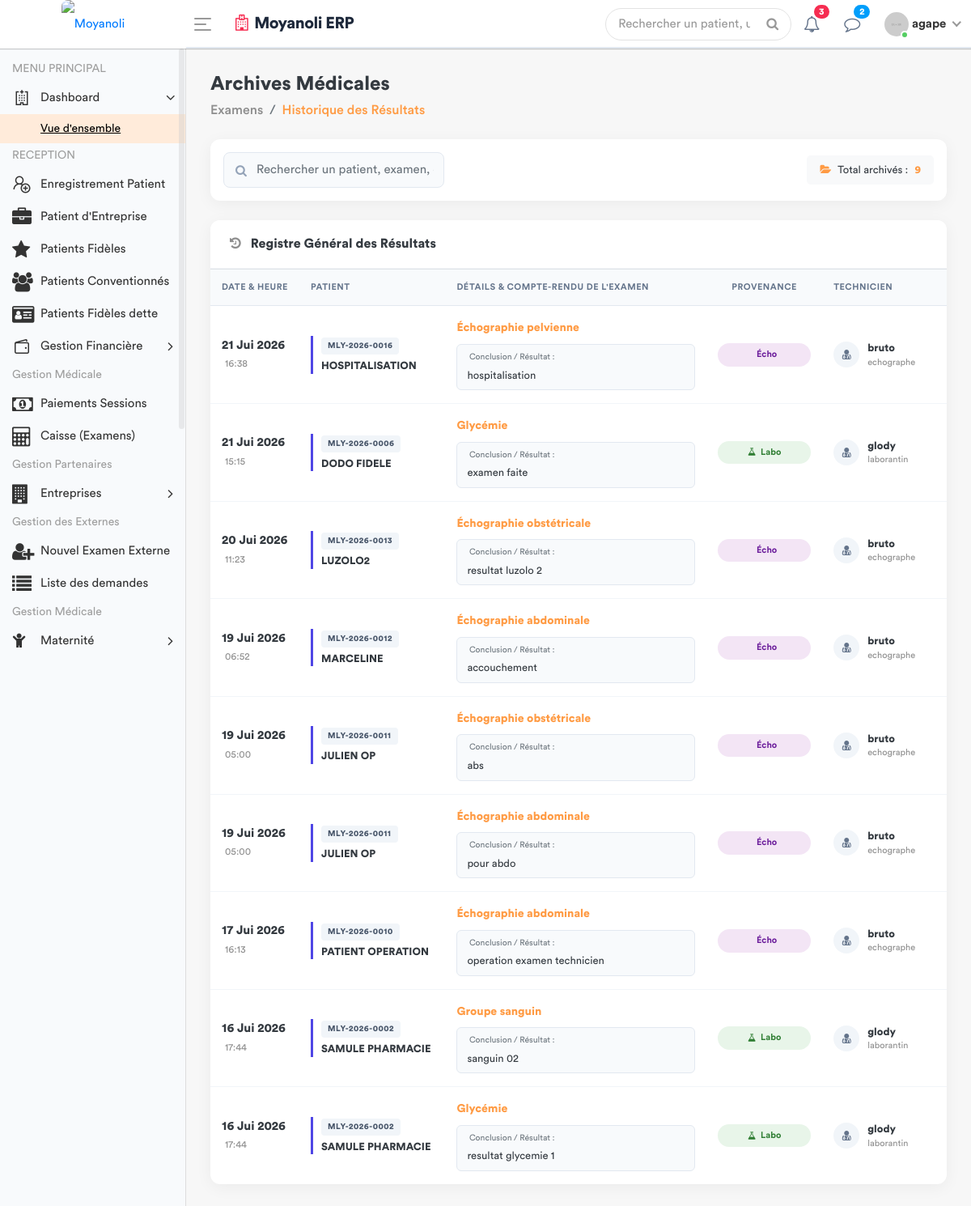
/examens/historique/ (signed in), run on an earlier commit of the app's database.
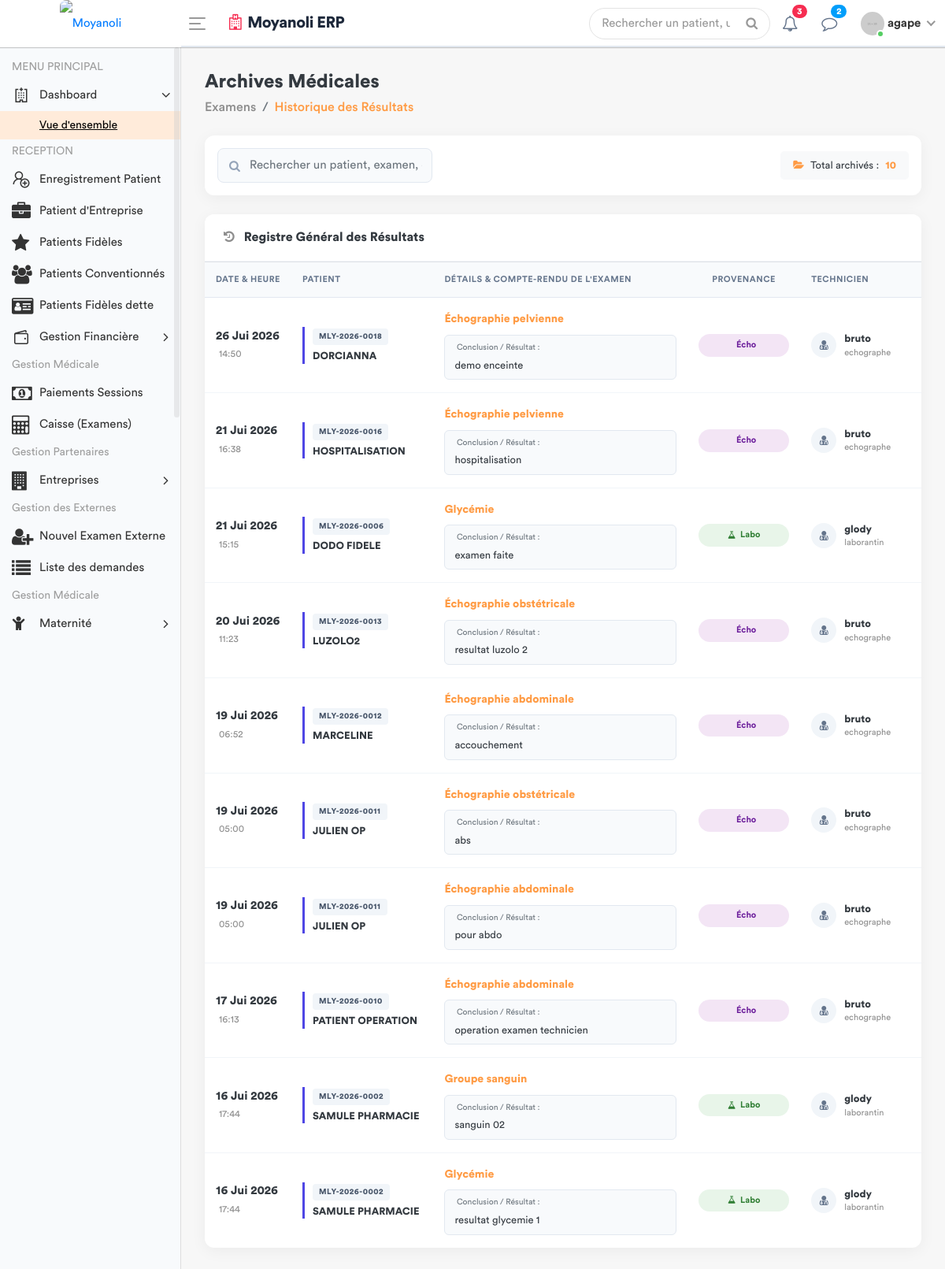
And on a later commit of the database.
### apps/models.py (models this page shows, shortened)
class DemandeExamen(models.Model):
    STATUT = [
        ('EN_ATTENTE', 'En attente'),
        ('TERMINE', 'Terminé'),
        ('ANNULE', 'Annulé'),
    ]
    consultation = models.ForeignKey(Consultation, related_name='examens', on_delete=models.CASCADE)
    prestation = models.ForeignKey(Prestation, on_delete=models.PROTECT)
    indication = models.TextField(blank=True, help_text="Note du médecin pour le technicien")
    resultat = models.TextField(blank=True, null=True)
    image_resultat = models.ImageField(upload_to='resultats_examens/', blank=True, null=True)
    technicien = models.ForeignKey(
        settings.AUTH_USER_MODEL,
        related_name='examens_realises',
        on_delete=models.SET_NULL,
        null=True,
        blank=True
    )
    statut = models.CharField(max_length=20, choices=STATUT, default='EN_ATTENTE')
    date_demande = models.DateTimeField(default=timezone.now)
    date_realisation = models.DateTimeField(null=True, blank=True)
    quantite = models.PositiveIntegerField(default=1)

class Consultation(models.Model):
    triage = models.OneToOneField(SigneVital, db_index=True, on_delete=models.CASCADE)
    medecin = models.ForeignKey(settings.AUTH_USER_MODEL, on_delete=models.SET_NULL, null=True)
    motif_consultation = models.TextField(verbose_name="Motif")
    antecedent = models.CharField(max_length  = 30 , null = True , blank = True)
    histoire_maladie = models.TextField(verbose_name="Histoire de la maladie")
    examen_physique = models.TextField(verbose_name="Examen physique")
    complement_d_anamnese = models.CharField(max_length=200, null=True)
    hypothese_diagnostique = models.TextField(verbose_name="Hypothèse diagnostique")
    date_creation = models.DateTimeField(default=timezone.now)
    consultation_payee = models.BooleanField(default=False, verbose_name="Consultation payée")
    session = models.OneToOneField(SessionSoins, on_delete=models.CASCADE, null=True)

class SigneVital(models.Model):
    patient = models.ForeignKey(Patient, on_delete=models.CASCADE)
    temperature = models.DecimalField(max_digits=4, decimal_places=1)
    poids = models.DecimalField(max_digits=5, decimal_places=2)
    tension_arterielle = models.CharField(max_length=10)
    frequence_cardiaque = models.IntegerField()
    frequence_respiratoire = models.IntegerField(null=True, blank=True)
    saturation_oxygene = models.IntegerField(null=True, blank=True)
    date_prelevement = models.DateTimeField(default=timezone.now)
    infirmier = models.ForeignKey(User, on_delete=models.SET_NULL, null=True)
    est_consulte = models.BooleanField(default=False)
    session = models.ForeignKey(SessionSoins, on_delete=models.CASCADE, related_name='signes_vitaux', null=True)

class Patient(models.Model):
    TYPE_CHOICES = [
        ('SIMPLE', 'Patient Simple'),
        ('FIDELE', 'Patient Fidèle'),
        ('CONVENTIONNE', 'Patient Conventionné'),
    ]
    code_patient = models.CharField(max_length=20, unique=True, editable=False)
    noms = models.CharField(max_length=100)
    service = models.ForeignKey('Service', on_delete=models.PROTECT, related_name='patients', null=True)
    sexe = models.CharField(max_length=1, choices=[('M', 'Masculin'), ('F', 'Féminin')])
    age = models.CharField(max_length=30)
    adresse = models.TextField()
    telephone = models.CharField(max_length=20)
    type_patient = models.CharField(max_length=15, choices=TYPE_CHOICES, default='SIMPLE')
    a_carte_fidelite = models.BooleanField(default=False, verbose_name="Possède carte de fidélité")
    entreprise = models.ForeignKey(
        'Entreprise',
        on_delete=models.SET_NULL,
        null=True,
        blank=True,
        related_name='patients',
        verbose_name="Entreprise (si conventionné)"
    )
    fiche_payee = models.BooleanField(default=False)
    created_by = models.ForeignKey(User, on_delete=models.SET_NULL, null=True, related_name='patients_crees')
    date_creation = models.DateTimeField(auto_now_add=True)
    date_modification = models.DateTimeField(auto_now=True)

class Prestation(models.Model):
    CATEGORIES = [
        ('ADM', 'Administratif'),
        ('CONS', 'Consultation'),
        ('LABO', 'Laboratoire'),
        ('SOIN', 'Soins'),
        ('ECHO', 'Échographie'),
        ('RADIO', 'Radiologie'),
        ('SCAN', 'Scanner'),
        ('IRM', 'IRM'),
        ('CARDIO', 'Cardiographie'),
        ('GYNECO', 'Gynécographie'),
        ('ONCO', 'Oncologie'),
        ('ORTHO', 'Orthopédie'),
        ('DERMA', 'Dermatologie'),
        ('OPHTA', 'Ophtalmologie'),
        ('PSY', 'Psychiatrie'),
        ('KINE', 'Rééducation / Kinésithérapie'),
        ('MED', 'Acte Médical'),
        ('CHIR', 'Acte Chirurgical'),
        ('CONS_MAT', 'Consultation Maternité'),
        ('MAT', 'Forfait Maternité / Accouchement'),
    ]
    libelle = models.CharField(max_length=200, verbose_name="Libellé")
    categorie = models.CharField(max_length=10, choices=CATEGORIES, verbose_name="Catégorie")
    prix = models.DecimalField(max_digits=10, decimal_places=2, default=Decimal('0.00'), verbose_name="Prix (USD)")
    valeur_normale = models.CharField(
        max_length=150, blank=True, null=True,
        verbose_name="Valeur Normale / Référence (Labo uniquement)",
        help_text="Ex: 70-110 mg/dl, Négatif, etc."
    )
    class Meta:
        verbose_name = "Prestation"
        verbose_name_plural = "Prestations"

class Fonction(models.Model):
    fonctionKey = models.ForeignKey(Role, on_delete=models.SET_NULL, null=True)
    userKey = models.ForeignKey(User, on_delete=models.SET_NULL, null=True, related_name='user_fonction')
    autorisation = models.CharField(max_length=30, default='oui')

class Role(models.Model):
    roleName = models.CharField(max_length=30)

### apps/views.py (the view)
# urls.py: path('examens/historique/', views.historique_examens_view, name='historique_examens'),
@login_required
def historique_examens_view(request):
    examens_liste = DemandeExamen.objects.filter(
        statut='TERMINE'
    ).select_related(
        'consultation__triage__patient',  # Accès direct aux infos du patient
        'prestation',                     # Accès au prix et libellé de l'examen
        'technicien'                      # Accès à l'utilisateur qui a fait l'examen
    ).prefetch_related(
        'technicien__user_fonction__fonctionKey'  # Récupère la fonction et le rôle associé
    ).order_by('-date_realisation')
    elements_par_page = 10
    paginator = Paginator(examens_liste, elements_par_page)
    page_number = request.GET.get('page')
    try:
        historique_examens = paginator.get_page(page_number)
    except PageNotAnInteger:
        historique_examens = paginator.page(1)
    except EmptyPage:
        historique_examens = paginator.page(paginator.num_pages)
    role = Fonction.objects.filter(userKey=request.user).first()
    fonctionKey = role.fonctionKey.roleName if role else None
    context = {
        'historique_examens': historique_examens,  # Cet objet contient maintenant les méthodes de pagination (.has_next, etc.)
        'fonctionKey': fonctionKey
    }
    return render(request, 'back-end/examens/historique.html', context)

### apps/templates/back-end/examens/historique.html (shortened to what the changed rows need)
<!DOCTYPE html>
{% load static %}
<html lang="fr">
<head>
    {% include 'back-end/includes/css.html' %}
</head>
<body>
    <div class="main-wrapper">
        <div class="page-wrapper">
            <div class="content container-fluid">
                <div class="custom-card mb-4">
                    <div class="card-body p-3">
                        <div class="row align-items-center justify-content-between">
                            <div class="col-md-auto mt-3 mt-md-0">
                                <span class="d-inline-flex align-items-center bg-light text-dark font-weight-medium px-3 py-2 rounded-lg" style="gap: 8px; font-size: 13px;">
                                    <i class="fa fa-folder-open text-primary"></i>
                                    Total archivés : <strong class="text-primary">{{ historique_examens.paginator.count|default:historique_examens.count }}</strong>
                                </span>
                            </div>
                        </div>
                    </div>
                </div>
                <div class="custom-card mb-4">
                    <div class="card-body p-0">
                        <div class="table-responsive">
                            <table class="table table-hover mb-0" id="TableHistorique" width="100%">
                                <thead>
                                    <tr>
                                        <th style="width: 12%;">Date & Heure</th>
                                        <th style="width: 20%;">Patient</th>
                                        <th style="width: 38%;">Détails & Compte-rendu de l'Examen</th>
                                        <th style="width: 12%;" class="text-center">Provenance</th>
                                        <th style="width: 18%;">Technicien</th>
                                    </tr>
                                </thead>
                                <tbody>
                                    {% for examen in historique_examens %}
                                    <tr>
                                        <td class="align-middle">
                                            <span class="font-weight-bold text-dark d-block">{{ examen.date_realisation|date:"d M Y" }}</span>
                                            <small class="text-muted"> {{ examen.date_realisation|date:"H:i" }}</small>
                                        </td>
                                        <td class="align-middle">
                                            <div class="patient-box">
                                                <span class="patient-code d-inline-block mb-1">{{ examen.consultation.triage.patient.code_patient }}</span>
                                                <span class="d-block text-uppercase font-weight-bold text-dark" style="font-size: 13px;">{{ examen.consultation.triage.patient.noms }}</span>
                                            </div>
                                        </td>
                                        <td class="align-middle">
                                            <div class="mb-2">
                                                <span class="font-weight-bold text-primary" style="font-size: 14px;">
                                                    {{ examen.prestation.libelle }}
                                                </span>
                                            </div>
                                            <div class="result-preview-box">
                                                {% if examen.resultat %}
                                                    <div class="font-weight-semibold text-secondary small mb-1"> Conclusion / Résultat :</div>
                                                    <span class="text-dark">{{ examen.resultat|linebreaksbr }}</span>
                                                {% else %}
                                                    <span class="text-muted italic small"><i class="fa fa-exclamation-circle"></i> Aucun texte ou résultat enregistré.</span>
                                                {% endif %}
                                            </div>
                                        </td>
                                        <td class="align-middle text-center">
                                            {% if examen.prestation.categorie == 'LABO' %}
                                                <span class="service-badge bg-labo">
                                                    <i class="fa fa-flask"></i> Labo
                                                </span>
                                            {% elif examen.prestation.categorie == 'RADIO' %}
                                                <span class="service-badge bg-radio">
                                                    <i class="fa fa-radiation"></i> Radio
                                                </span>
                                            {% elif examen.prestation.categorie == 'ECHO' %}
                                                <span class="service-badge bg-echo">
                                                     Écho
                                                </span>
                                            {% else %}
                                                <span class="badge badge-light border text-muted py-2 px-3 rounded-pill">
                                                    {{ examen.prestation.categorie|default:"Autre" }}
                                                </span>
                                            {% endif %}
                                        </td>
                                        <td class="align-middle">
                                            <div class="user-avatar-info">
                                                <div class="user-icon-circle">
                                                    <i class="fa fa-user-md"></i>
                                                </div>
                                                <div>
                                                    <span class="d-block font-weight-bold text-dark" style="font-size: 13px;">
                                                        {{ examen.technicien.get_full_name|default:examen.technicien.username }}
                                                    </span>
                                                    {% with affectation=examen.technicien.user_fonction.first %}
                                                        {% if affectation %}
                                                            <small class="text-muted d-block" style="font-size: 11px;">
                                                                {{ affectation.fonctionKey.roleName }}
                                                            </small>
                                                        {% endif %}
                                                    {% endwith %}
                                                </div>
                                            </div>
                                        </td>
                                    </tr>
                                    {% endfor %}
                                </tbody>
                            </table>
                        </div>
                    </div>
                </div>
            </div>
        </div>
    </div>
</body>
</html>

What changed in the data, as far as the page shows it:
added DemandeExamen: date_realisation "26 Jui 2026", date_realisation "14:50", consultation.triage.patient.code_patient "MLY-2026-0018", consultation.triage.patient.noms "DORCIANNA", prestation.libelle "Échographie pelvienne", resultat "demo enceinte", technicien.get_full_name "bruto", technicien.user_fonction.first.fonctionKey.roleName "echographe"
Also different on the page:
{{ historique_examens.paginator.count|default:historique_examens.count }}: "9" → "10"
